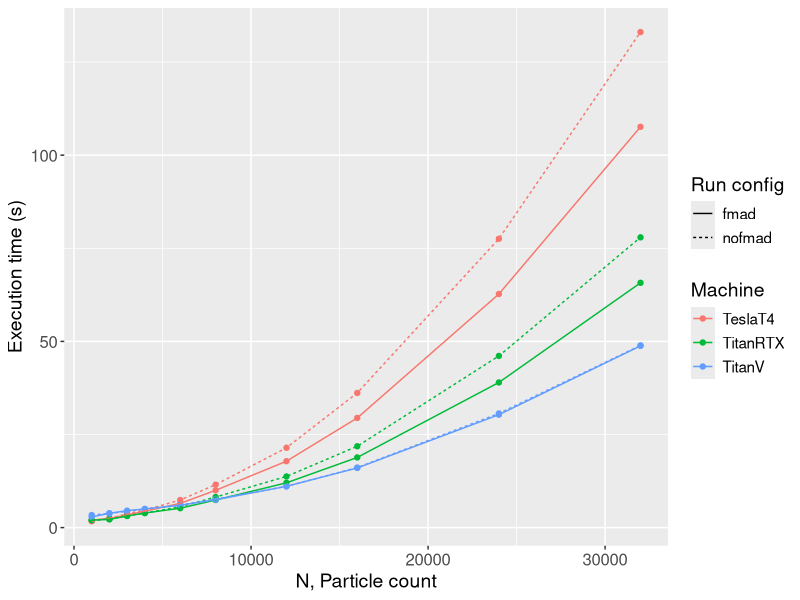
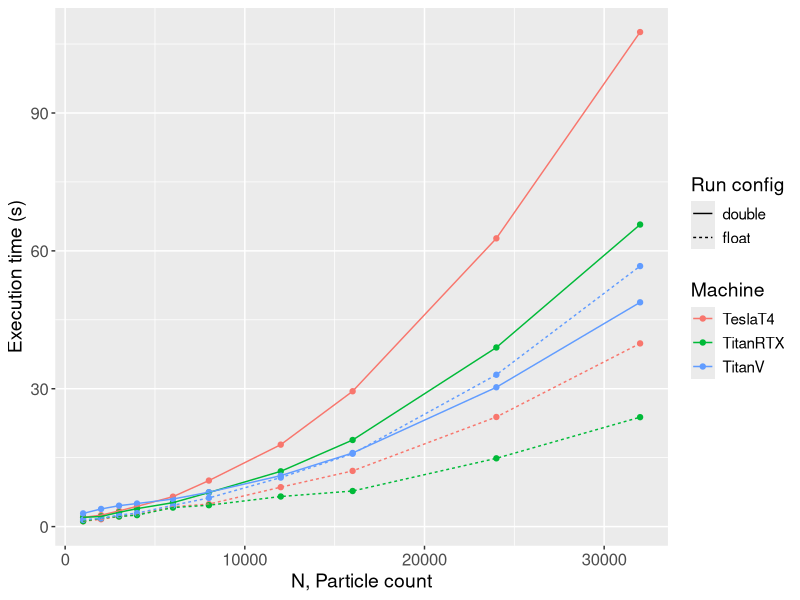
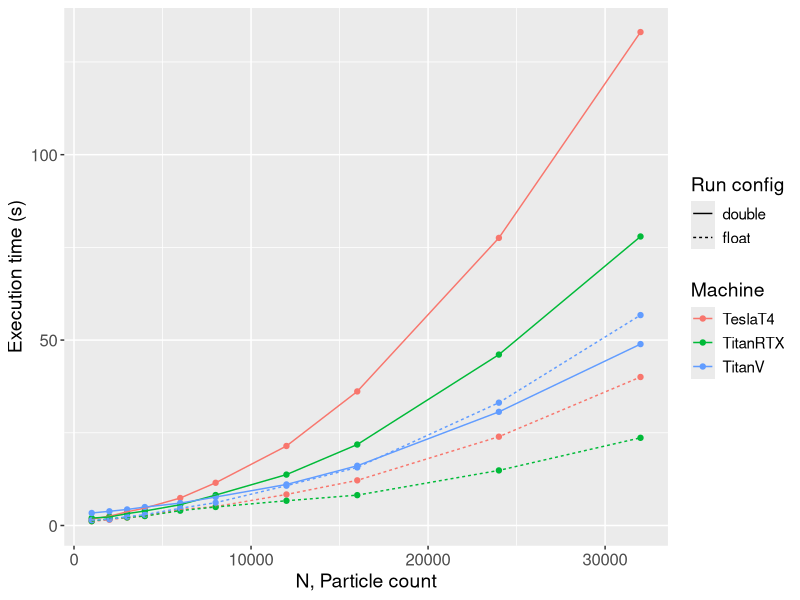
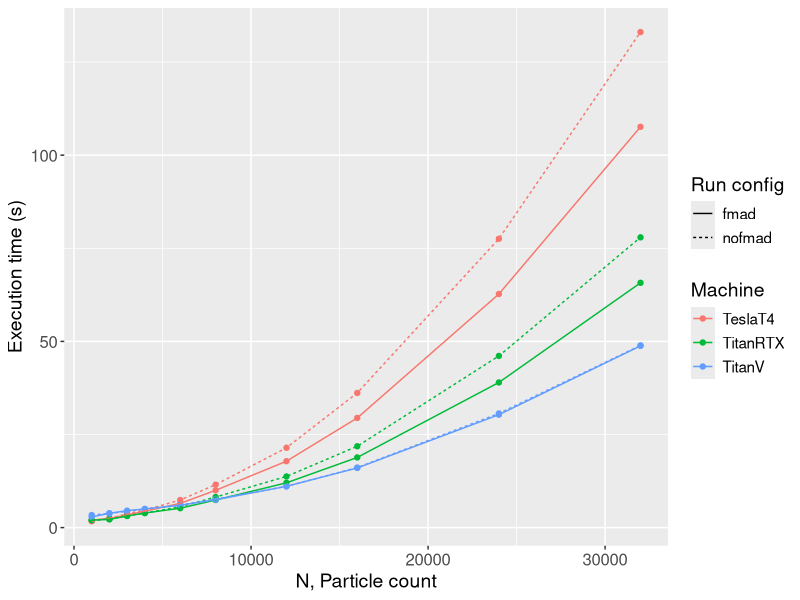
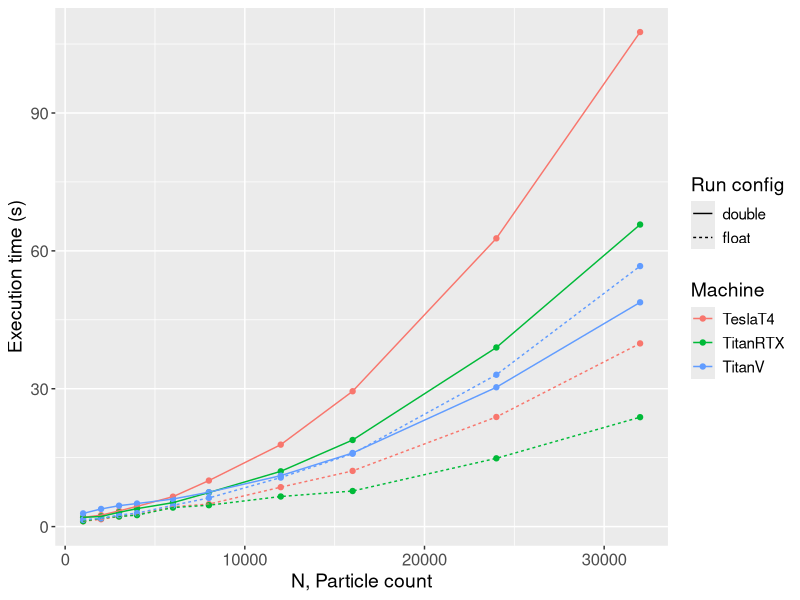
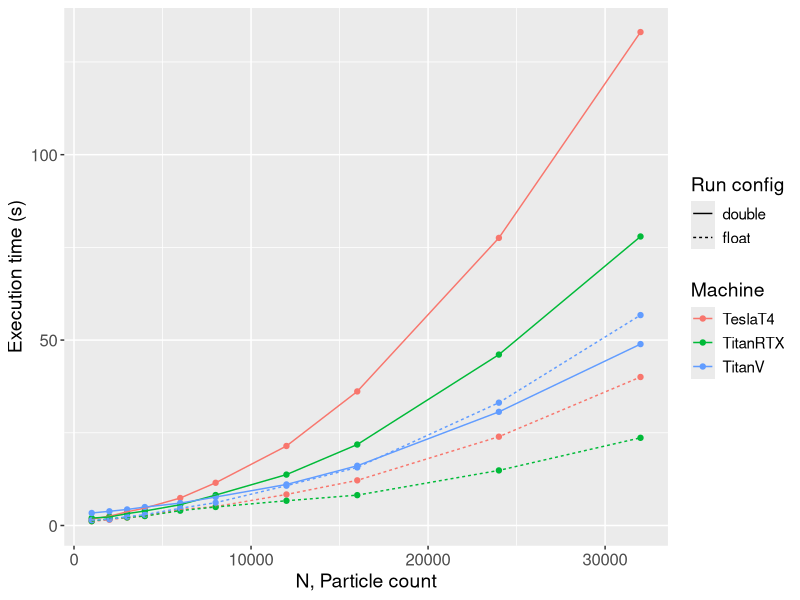

Reproduce these figures in R, in order.
library(ggplot2)
library(dplyr)
library(tidyr)

SAVE = TRUE

# setwd("E:/Brownie/cuda/report/rawResults/")
gpuData = read.csv("gpuData.csv")

SAVE_LOCATION = "../processedGpuResults/"

defaultTheme = theme(text=element_text(size=14),
                     axis.text=element_text(size=12),
                     legend.text=element_text(size=11),
                     axis.title=element_text(size=14))
machineLabs = labs(linetype = 'Run config', color = 'Machine')

### Standard runs ###

ggplot(gpuData) +
    geom_point(aes(N, time, color=machine)) +
    geom_line(aes(N, time, color=machine, linetype=config)) +
    labs(x = "N, Particle count",
         y = "Execution time (s)") +
    defaultTheme + machineLabs
ifelse(SAVE, ggsave(paste0(SAVE_LOCATION, "gpu-varyN.png"), dpi = 300), NA)

### Float runs ###

floatData = read.csv("floatData.csv")
tempFloatData = floatData
tempFloatData$type = as.factor("float")
tempGpuData = gpuData
tempGpuData = tempGpuData[,-c(8:11)]
colnames(tempGpuData)[7] = "time"
tempGpuData$type = as.factor("double")
varyTypeData = rbind(tempGpuData, tempFloatData)
rm(tempGpuData, tempFloatData)
# varyTypeData = left_join(gpuData, select(floatData, N, L, r, steps, config, machine), by = c('N', 'L', 'r', 'steps', 'config', 'machine'))

ggplot(varyTypeData[varyTypeData$config == "fmad",]) +
    geom_point(aes(N, time, colour=machine)) +
    geom_line(aes(N, time, color=machine, linetype=type)) +
    labs(x = "N, Particle count",
         y = "Execution time (s)") +
    defaultTheme + machineLabs
ifelse(SAVE, ggsave(paste0(SAVE_LOCATION, "double-float-comparison-fmad.png"), dpi = 300), NA)

ggplot(varyTypeData[varyTypeData$config == "nofmad",]) +
    geom_point(aes(N, time, colour=machine)) +
    geom_line(aes(N, time, color=machine, linetype=type)) +
    labs(x = "N, Particle count",
         y = "Execution time (s)") +
    defaultTheme + machineLabs
ifelse(SAVE, ggsave(paste0(SAVE_LOCATION, "double-float-comparison-nofmad.png"), dpi = 300), NA)

rm(varyTypeData)
